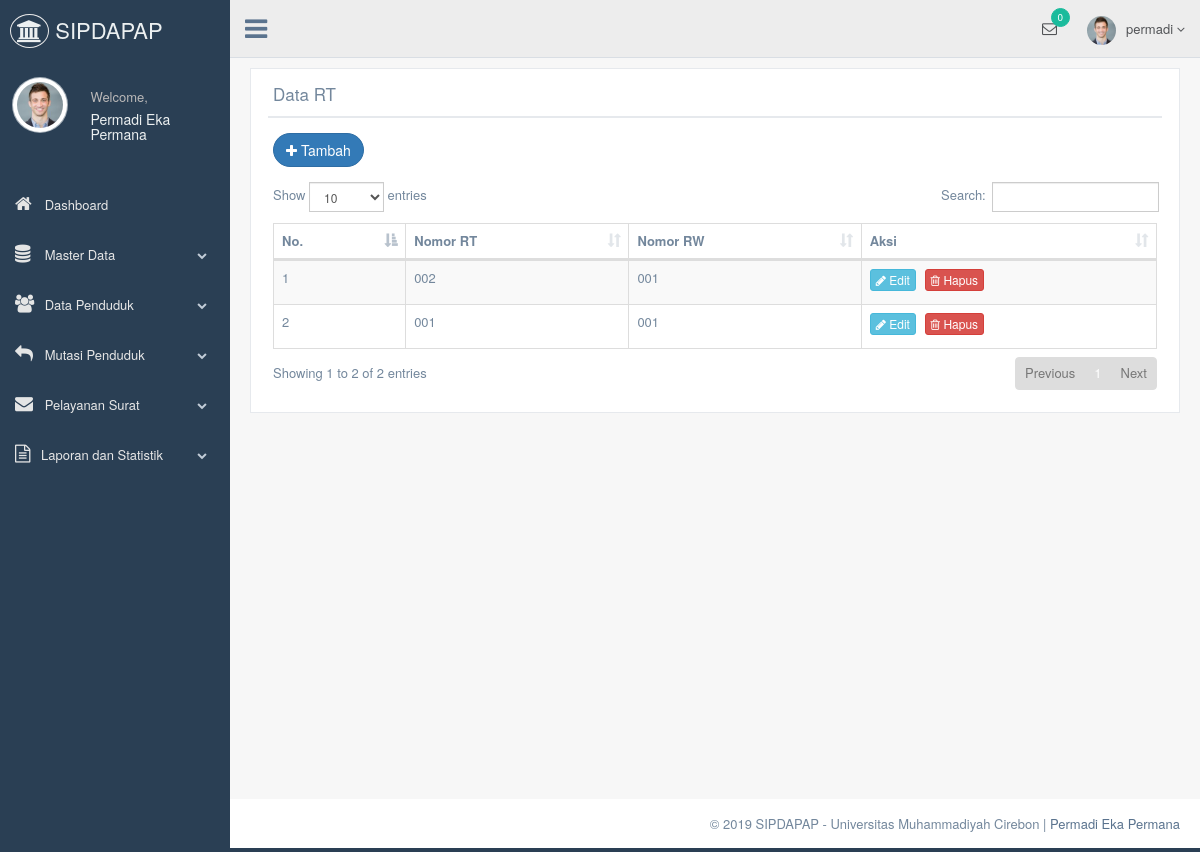
Page /pages/media.php?module=rt (signed in) on the committed database.
### tables this page shows
CREATE TABLE rt
(
	id_rt VARCHAR(7) NOT NULL PRIMARY KEY,
	id_rw VARCHAR(7) NOT NULL,
	rt VARCHAR(3) NOT NULL
);

CREATE TABLE rw
(
	id_rw VARCHAR(7) NOT NULL PRIMARY KEY,
	rw VARCHAR(3) NOT NULL
);

### pages/modul/mod_rt/rt.php (the view, shortened to what this page needs)
<?php
 if (empty($_SESSION['username']) AND empty($_SESSION['passuser'])){
  echo "<link href='style.css' rel='stylesheet' type='text/css'>
 <center>Untuk mengakses modul, Anda harus login <br>";
  echo "<a href=../../index.php><b>LOGIN</b></a></center>";
}
else{
$aksi="modul/mod_rt/aksi_rt.php";
switch($_GET[act]){
  default:
echo "<div class='clearfix'></div>
            <div class='row'>
              <div class='col-md-12 col-sm-12 col-xs-12'>
                <div class='x_panel'>
                  <div class='x_title'>
                    <h2>Data RT <small>Daftar Data RT</small></h2>
                    <div class='clearfix'></div>
                  </div>
                  <div class='x_content'>
                    <p class='text-muted font-13 m-b-30'>
                      <a href='?module=rt&act=tambahrt'><button type='button' class='btn btn-round btn-primary'><i class='fa fa-plus'></i> Tambah</button></a>
                    </p>
                    <table id='datatable' class='table table-striped table-bordered'>
                      <thead>
                        <tr>
						<th>No.</th>
              <th>Nomor RT</th>
              <th>Nomor RW</th>
						  <th>Aksi</th>
                        </tr>
                      </thead>
                      <tbody>";
					  $tampil = mysql_query("SELECT * FROM rt, rw  WHERE rt.id_rw=rw.id_rw ORDER BY id_rt DESC");
    $no = 1;
    while($r=mysql_fetch_array($tampil)){
                        echo" <tr>
						<td>$no</td>
              <td>$r[rt]</td>
              <td>$r[rw]</td>
                          <td><a href='?module=rt&act=editrt&id=$r[id_rt]' class='btn btn-info btn-xs'><i class='fa fa-pencil'></i> Edit</a>
                          <a href='$aksi?module=rt&act=hapus&id=$r[id_rt]' class='btn btn-danger btn-xs' onClick=\"return confirm('Yakin ingin hapus data ? Data yang dihapus tidak dapat dipulihkan !')\"><i class='fa fa-trash-o'></i> Hapus</a></td>
                        </tr>";
						$no++;
	}
                      echo"</tbody>
                    </table>
                  </div>
                </div>
              </div>
        </div>";
  break;
}
}
?>

### rows in the picture
rt: rt "002", id_rw.rw "001"
rt: rt "001", id_rw.rw "001"

### other values in the picture
$_SESSION[namalengkap] "Permadi Eka Permana"
$_SESSION[namauser] "permadi"
$suratpending "0"
